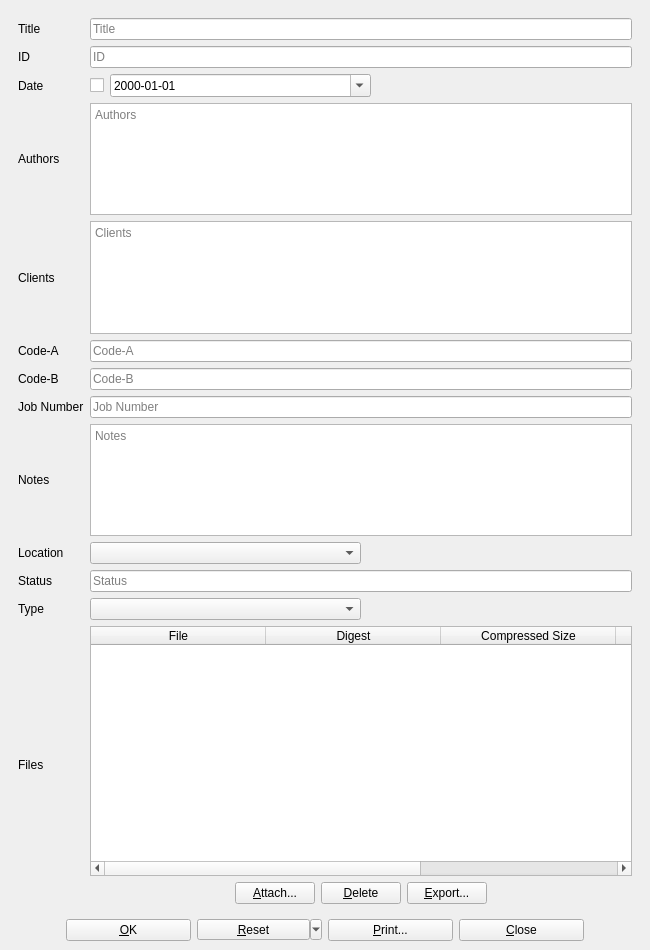
<?xml version="1.0" encoding="UTF-8"?>
<ui version="4.0">
 <class>biblioteq_greyliteratureinfo</class>
 <widget class="QMainWindow" name="biblioteq_greyliteratureinfo">
  <property name="geometry">
   <rect>
    <x>0</x>
    <y>0</y>
    <width>650</width>
    <height>950</height>
   </rect>
  </property>
  <property name="windowTitle">
   <string>BiblioteQ</string>
  </property>
  <property name="windowIcon">
   <iconset resource="../Icons/icons.qrc">
    <normaloff>:/book.png</normaloff>:/book.png</iconset>
  </property>
  <widget class="QWidget" name="centralwidget">
   <layout class="QVBoxLayout">
    <item>
     <widget class="QScrollArea" name="scrollArea">
      <property name="frameShape">
       <enum>QFrame::NoFrame</enum>
      </property>
      <property name="widgetResizable">
       <bool>true</bool>
      </property>
      <widget class="QWidget" name="scrollAreaWidgetContents">
       <property name="geometry">
        <rect>
         <x>0</x>
         <y>0</y>
         <width>617</width>
         <height>933</height>
        </rect>
       </property>
       <layout class="QGridLayout" name="gridLayout">
        <item row="3" column="0">
         <widget class="QLabel" name="label_6">
          <property name="text">
           <string>Authors</string>
          </property>
         </widget>
        </item>
        <item row="5" column="1">
         <widget class="QLineEdit" name="code_a">
          <property name="placeholderText">
           <string>Code-A</string>
          </property>
         </widget>
        </item>
        <item row="6" column="1">
         <widget class="QLineEdit" name="code_b">
          <property name="placeholderText">
           <string>Code-B</string>
          </property>
         </widget>
        </item>
        <item row="5" column="0">
         <widget class="QLabel" name="label_9">
          <property name="text">
           <string>Code-A</string>
          </property>
         </widget>
        </item>
        <item row="4" column="1">
         <widget class="biblioteq_hyperlinked_text_edit" name="client">
          <property name="tabChangesFocus">
           <bool>true</bool>
          </property>
          <property name="undoRedoEnabled">
           <bool>true</bool>
          </property>
          <property name="readOnly">
           <bool>false</bool>
          </property>
          <property name="textInteractionFlags">
           <set>Qt::LinksAccessibleByKeyboard|Qt::LinksAccessibleByMouse|Qt::TextBrowserInteraction|Qt::TextEditable|Qt::TextEditorInteraction|Qt::TextSelectableByKeyboard|Qt::TextSelectableByMouse</set>
          </property>
          <property name="placeholderText">
           <string>Clients</string>
          </property>
          <property name="openLinks">
           <bool>false</bool>
          </property>
         </widget>
        </item>
        <item row="1" column="1">
         <widget class="QLineEdit" name="id">
          <property name="placeholderText">
           <string>ID</string>
          </property>
         </widget>
        </item>
        <item row="10" column="1">
         <widget class="QLineEdit" name="status">
          <property name="placeholderText">
           <string>Status</string>
          </property>
         </widget>
        </item>
        <item row="0" column="0">
         <widget class="QLabel" name="label">
          <property name="text">
           <string>Title</string>
          </property>
         </widget>
        </item>
        <item row="10" column="0">
         <widget class="QLabel" name="label_11">
          <property name="text">
           <string>Status</string>
          </property>
         </widget>
        </item>
        <item row="1" column="0">
         <widget class="QLabel" name="label_2">
          <property name="text">
           <string>ID</string>
          </property>
         </widget>
        </item>
        <item row="6" column="0">
         <widget class="QLabel" name="label_10">
          <property name="text">
           <string>Code-B</string>
          </property>
         </widget>
        </item>
        <item row="3" column="1">
         <widget class="biblioteq_hyperlinked_text_edit" name="author">
          <property name="tabChangesFocus">
           <bool>true</bool>
          </property>
          <property name="undoRedoEnabled">
           <bool>true</bool>
          </property>
          <property name="readOnly">
           <bool>false</bool>
          </property>
          <property name="textInteractionFlags">
           <set>Qt::LinksAccessibleByKeyboard|Qt::LinksAccessibleByMouse|Qt::TextBrowserInteraction|Qt::TextEditable|Qt::TextEditorInteraction|Qt::TextSelectableByKeyboard|Qt::TextSelectableByMouse</set>
          </property>
          <property name="placeholderText">
           <string>Authors</string>
          </property>
          <property name="openLinks">
           <bool>false</bool>
          </property>
         </widget>
        </item>
        <item row="11" column="0">
         <widget class="QLabel" name="label_12">
          <property name="text">
           <string>Type</string>
          </property>
         </widget>
        </item>
        <item row="11" column="1">
         <layout class="QHBoxLayout" name="_5">
          <item>
           <widget class="QComboBox" name="type">
            <property name="sizePolicy">
             <sizepolicy hsizetype="Expanding" vsizetype="Fixed">
              <horstretch>0</horstretch>
              <verstretch>0</verstretch>
             </sizepolicy>
            </property>
            <property name="sizeAdjustPolicy">
             <enum>QComboBox::AdjustToContents</enum>
            </property>
           </widget>
          </item>
          <item>
           <spacer>
            <property name="orientation">
             <enum>Qt::Horizontal</enum>
            </property>
            <property name="sizeHint" stdset="0">
             <size>
              <width>40</width>
              <height>20</height>
             </size>
            </property>
           </spacer>
          </item>
         </layout>
        </item>
        <item row="7" column="1">
         <widget class="QLineEdit" name="job_number">
          <property name="placeholderText">
           <string>Job Number</string>
          </property>
         </widget>
        </item>
        <item row="2" column="0">
         <widget class="QLabel" name="label_8">
          <property name="text">
           <string>Date</string>
          </property>
         </widget>
        </item>
        <item row="4" column="0">
         <widget class="QLabel" name="label_7">
          <property name="text">
           <string>Clients</string>
          </property>
         </widget>
        </item>
        <item row="9" column="0">
         <widget class="QLabel" name="label_14">
          <property name="text">
           <string>Location</string>
          </property>
         </widget>
        </item>
        <item row="7" column="0">
         <widget class="QLabel" name="label_13">
          <property name="text">
           <string>Job Number</string>
          </property>
         </widget>
        </item>
        <item row="9" column="1">
         <layout class="QHBoxLayout" name="_6">
          <item>
           <widget class="QComboBox" name="location">
            <property name="sizePolicy">
             <sizepolicy hsizetype="Expanding" vsizetype="Fixed">
              <horstretch>0</horstretch>
              <verstretch>0</verstretch>
             </sizepolicy>
            </property>
            <property name="sizeAdjustPolicy">
             <enum>QComboBox::AdjustToContents</enum>
            </property>
           </widget>
          </item>
          <item>
           <spacer>
            <property name="orientation">
             <enum>Qt::Horizontal</enum>
            </property>
            <property name="sizeHint" stdset="0">
             <size>
              <width>40</width>
              <height>20</height>
             </size>
            </property>
           </spacer>
          </item>
         </layout>
        </item>
        <item row="0" column="1">
         <widget class="QLineEdit" name="title">
          <property name="placeholderText">
           <string>Title</string>
          </property>
         </widget>
        </item>
        <item row="8" column="1">
         <widget class="biblioteq_hyperlinked_text_edit" name="notes">
          <property name="tabChangesFocus">
           <bool>true</bool>
          </property>
          <property name="undoRedoEnabled">
           <bool>true</bool>
          </property>
          <property name="readOnly">
           <bool>false</bool>
          </property>
          <property name="textInteractionFlags">
           <set>Qt::LinksAccessibleByKeyboard|Qt::LinksAccessibleByMouse|Qt::TextBrowserInteraction|Qt::TextEditable|Qt::TextEditorInteraction|Qt::TextSelectableByKeyboard|Qt::TextSelectableByMouse</set>
          </property>
          <property name="placeholderText">
           <string>Notes</string>
          </property>
          <property name="openLinks">
           <bool>false</bool>
          </property>
         </widget>
        </item>
        <item row="8" column="0">
         <widget class="QLabel" name="label_15">
          <property name="text">
           <string>Notes</string>
          </property>
         </widget>
        </item>
        <item row="2" column="1">
         <layout class="QHBoxLayout" name="_2">
          <item>
           <widget class="QCheckBox" name="date_enabled">
            <property name="toolTip">
             <string>&lt;html&gt;&lt;head/&gt;&lt;body&gt;&lt;p&gt;Include the Date in the search query.&lt;/p&gt;&lt;/body&gt;&lt;/html&gt;</string>
            </property>
           </widget>
          </item>
          <item>
           <widget class="QDateEdit" name="date">
            <property name="sizePolicy">
             <sizepolicy hsizetype="Expanding" vsizetype="Fixed">
              <horstretch>0</horstretch>
              <verstretch>0</verstretch>
             </sizepolicy>
            </property>
            <property name="minimumSize">
             <size>
              <width>150</width>
              <height>0</height>
             </size>
            </property>
            <property name="displayFormat">
             <string>yyyy-MM-dd</string>
            </property>
            <property name="calendarPopup">
             <bool>true</bool>
            </property>
           </widget>
          </item>
          <item>
           <spacer>
            <property name="orientation">
             <enum>Qt::Horizontal</enum>
            </property>
            <property name="sizeHint" stdset="0">
             <size>
              <width>40</width>
              <height>20</height>
             </size>
            </property>
           </spacer>
          </item>
         </layout>
        </item>
        <item row="12" column="1">
         <layout class="QVBoxLayout" name="verticalLayout_6">
          <item>
           <widget class="QTableWidget" name="files">
            <property name="minimumSize">
             <size>
              <width>0</width>
              <height>250</height>
             </size>
            </property>
            <property name="alternatingRowColors">
             <bool>true</bool>
            </property>
            <property name="selectionBehavior">
             <enum>QAbstractItemView::SelectRows</enum>
            </property>
            <property name="horizontalScrollMode">
             <enum>QAbstractItemView::ScrollPerPixel</enum>
            </property>
            <property name="sortingEnabled">
             <bool>true</bool>
            </property>
            <attribute name="horizontalHeaderMinimumSectionSize">
             <number>175</number>
            </attribute>
            <attribute name="horizontalHeaderDefaultSectionSize">
             <number>175</number>
            </attribute>
            <attribute name="horizontalHeaderShowSortIndicator" stdset="0">
             <bool>true</bool>
            </attribute>
            <attribute name="horizontalHeaderStretchLastSection">
             <bool>true</bool>
            </attribute>
            <column>
             <property name="text">
              <string>File</string>
             </property>
            </column>
            <column>
             <property name="text">
              <string>Digest</string>
             </property>
            </column>
            <column>
             <property name="text">
              <string>Compressed Size</string>
             </property>
            </column>
            <column>
             <property name="text">
              <string>Description</string>
             </property>
            </column>
            <column>
             <property name="text">
              <string>MYOID</string>
             </property>
            </column>
           </widget>
          </item>
          <item>
           <layout class="QHBoxLayout" name="horizontalLayout_7">
            <item>
             <spacer name="horizontalSpacer_7">
              <property name="orientation">
               <enum>Qt::Horizontal</enum>
              </property>
              <property name="sizeHint" stdset="0">
               <size>
                <width>40</width>
                <height>20</height>
               </size>
              </property>
             </spacer>
            </item>
            <item>
             <widget class="QPushButton" name="attach_files">
              <property name="text">
               <string>&amp;Attach...</string>
              </property>
             </widget>
            </item>
            <item>
             <widget class="QPushButton" name="delete_files">
              <property name="text">
               <string>&amp;Delete</string>
              </property>
             </widget>
            </item>
            <item>
             <widget class="QPushButton" name="export_files">
              <property name="text">
               <string>&amp;Export...</string>
              </property>
             </widget>
            </item>
            <item>
             <spacer name="horizontalSpacer_8">
              <property name="orientation">
               <enum>Qt::Horizontal</enum>
              </property>
              <property name="sizeHint" stdset="0">
               <size>
                <width>40</width>
                <height>20</height>
               </size>
              </property>
             </spacer>
            </item>
           </layout>
          </item>
         </layout>
        </item>
        <item row="12" column="0">
         <widget class="QLabel" name="files_label">
          <property name="text">
           <string>Files</string>
          </property>
         </widget>
        </item>
       </layout>
      </widget>
     </widget>
    </item>
    <item>
     <layout class="QHBoxLayout">
      <item>
       <spacer>
        <property name="orientation">
         <enum>Qt::Horizontal</enum>
        </property>
        <property name="sizeHint" stdset="0">
         <size>
          <width>40</width>
          <height>20</height>
         </size>
        </property>
       </spacer>
      </item>
      <item>
       <widget class="QPushButton" name="okButton">
        <property name="minimumSize">
         <size>
          <width>125</width>
          <height>0</height>
         </size>
        </property>
        <property name="text">
         <string>&amp;OK</string>
        </property>
        <property name="icon">
         <iconset resource="../Icons/icons.qrc">
          <normaloff>:/16x16/ok.png</normaloff>:/16x16/ok.png</iconset>
        </property>
       </widget>
      </item>
      <item>
       <widget class="QToolButton" name="resetButton">
        <property name="minimumSize">
         <size>
          <width>125</width>
          <height>0</height>
         </size>
        </property>
        <property name="text">
         <string>&amp;Reset</string>
        </property>
        <property name="popupMode">
         <enum>QToolButton::MenuButtonPopup</enum>
        </property>
       </widget>
      </item>
      <item>
       <widget class="QPushButton" name="printButton">
        <property name="minimumSize">
         <size>
          <width>125</width>
          <height>0</height>
         </size>
        </property>
        <property name="text">
         <string>&amp;Print...</string>
        </property>
        <property name="icon">
         <iconset resource="../Icons/icons.qrc">
          <normaloff>:/16x16/fileprint.png</normaloff>:/16x16/fileprint.png</iconset>
        </property>
       </widget>
      </item>
      <item>
       <widget class="QPushButton" name="cancelButton">
        <property name="minimumSize">
         <size>
          <width>125</width>
          <height>0</height>
         </size>
        </property>
        <property name="text">
         <string>&amp;Close</string>
        </property>
        <property name="icon">
         <iconset resource="../Icons/icons.qrc">
          <normaloff>:/16x16/cancel.png</normaloff>:/16x16/cancel.png</iconset>
        </property>
        <property name="shortcut">
         <string>Ctrl+W</string>
        </property>
       </widget>
      </item>
      <item>
       <spacer>
        <property name="orientation">
         <enum>Qt::Horizontal</enum>
        </property>
        <property name="sizeHint" stdset="0">
         <size>
          <width>40</width>
          <height>20</height>
         </size>
        </property>
       </spacer>
      </item>
     </layout>
    </item>
   </layout>
  </widget>
 </widget>
 <customwidgets>
  <customwidget>
   <class>biblioteq_hyperlinked_text_edit</class>
   <extends>QTextBrowser</extends>
   <header>biblioteq_hyperlinked_text_edit.h</header>
  </customwidget>
 </customwidgets>
 <tabstops>
  <tabstop>scrollArea</tabstop>
  <tabstop>title</tabstop>
  <tabstop>id</tabstop>
  <tabstop>date_enabled</tabstop>
  <tabstop>date</tabstop>
  <tabstop>author</tabstop>
  <tabstop>client</tabstop>
  <tabstop>code_a</tabstop>
  <tabstop>code_b</tabstop>
  <tabstop>job_number</tabstop>
  <tabstop>notes</tabstop>
  <tabstop>location</tabstop>
  <tabstop>status</tabstop>
  <tabstop>type</tabstop>
  <tabstop>files</tabstop>
  <tabstop>attach_files</tabstop>
  <tabstop>delete_files</tabstop>
  <tabstop>export_files</tabstop>
  <tabstop>okButton</tabstop>
  <tabstop>resetButton</tabstop>
  <tabstop>printButton</tabstop>
  <tabstop>cancelButton</tabstop>
 </tabstops>
 <resources>
  <include location="../Icons/icons.qrc"/>
 </resources>
 <connections/>
</ui>
